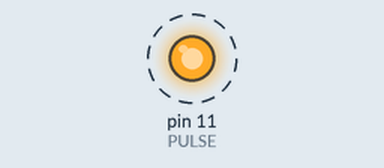
Recording of a sketch running on a simulated Arduino Uno, built with avr-gcc and run on an emulated ATmega328P. On the bench: output pins drawn as LEDs (lit = HIGH). Dashed ring = blinking.

Above: at 0.2 s.
Timing chart, 0 to 4.6 s (numbered marks = the images above):
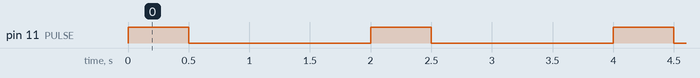

Measured:
- by itself, pin 11 (PULSE): alternates HIGH for 0.50 s and LOW for 1.5 s

The sketch:

PULSE_25__duty_cycle.ino
```cpp
const int PULSE = 11;
void setup()
{
  pinMode (PULSE,OUTPUT);
}

void loop()
{
  digitalWrite (PULSE,HIGH);
  delay (500);
  digitalWrite (PULSE,LOW);
  delay (1500);
}
```
